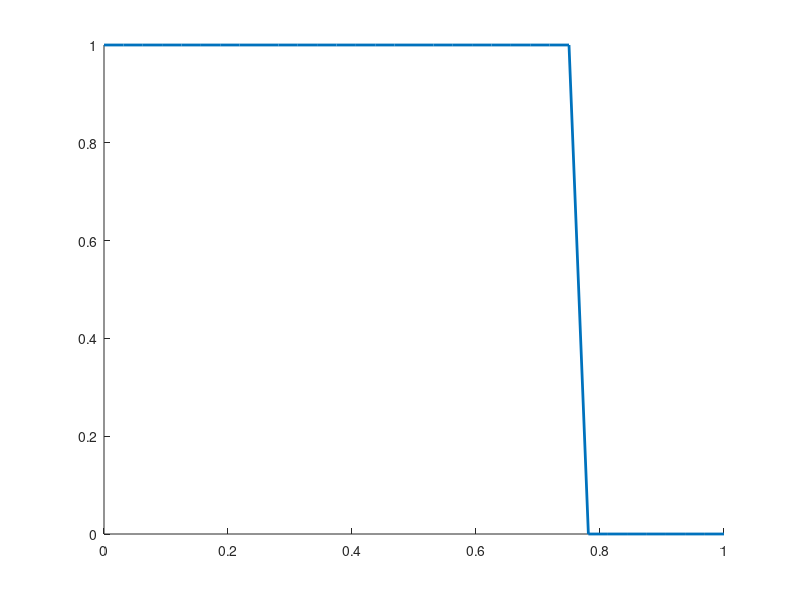

The MATLAB script that drew this image: (Note: this script raises an error after producing the figure.)
clear; clc; 
%{
Aidan Moriarty
CFD Project 2: Numerical Advection
Program for part 3 - shock discontinuity 
%}

% -- Parameters -- 
M = 32; 
L = 1; 
a = 1; 
dx = L/M; 
T_values = [0.5, 1.0]; 
nu_values = [1, 0.75, 0.5, 0.25]; 

schemes = {'Lax-Friedrichs', 'First-Order Upwind', 'Lax-Wendroff', 'Minimum Dispersion'}; 
x = linspace(0, L, M+1); 
IC = zeros(M+1, 1); 
IC(1:M/4 + 1) = 1; % shock discontinuity initial condition 
L1_errors = zeros(length(schemes), length(nu_values), length(T_values)); 

% -- Main Function -- 
for t = 1:length(T_values)
    T = T_values(t); 
    u_exact = zeros(M+1, 1); 
    x_exact_shock = L/4 + a*T;
    % initial condition 
    for j = 1:M+1
        if x(j) <= x_exact_shock
            u_exact(j) = 1; 
        end
    end 
    for i = 1:length(schemes)
        scheme = schemes{i}; 
        figure; 
        hold on; 
        plot(x, u_exact, 'LineWidth', 2, 'DisplayName', 'Exact Solution'); 
        for j = 1:length(nu_values)
            nu = nu_values(j); 
            u_final = solve_advection_shock (M, dx, T, a, scheme, nu, IC); 
            P = M+1; 
            L1_error_norm = (1/P) * sum(abs(u_final - u_exact)); 
            L1_errors(i,j,t) = L1_error_norm; 
            plot(x, u_final, 'LineWidth', 2, 'DisplayName', sprintf('|\\nu| = %.2f', nu)); 
        end 
        xlabel('x'); 
        ylabel('u(x,T)'); 
        legend show; 
        grid on; 
    end 
end 

% -- Outputs -- 
fprintf('\n## L1 Error Norm Matrix for Shock Problem ##\n');
nu_string_labels = arrayfun(@(n) sprintf('nu_%.2f', n), nu_values, 'UniformOutput', false);
 for t = 1:length(T_values)
    T = T_values(t);
    error_table = array2table(L1_errors(:,:,t), 'RowNames', schemes, ...
        'VariableNames', nu_string_labels); 
    disp(error_table); 
    
    figure; 
    hold on; 
    xlabel('\nu'); 
    ylabel('L1 Error Norm'); 
    grid on; 

    for i = 1:length(schemes)
        plot(nu_values, L1_errors(i,:,t), 'LineWidth', 2, 'DisplayName', schemes{i}); 
    end 
    legend show; 
 end 

%{ 
Calculates the linear advection given the shock discontinuity 
%}
function u_final = solve_advection_shock(M, dx, T, a, scheme, nu, IC)
    dt = nu*dx; 
    nt = floor(T / dt); 
    u = zeros(M+1, nt+1); 
    u(:,1) = IC; 
    q = get_q(scheme, nu); 
    for n = 1:nt
        u(1, n+1) = 1; % Dirichlet condition
        for j = 2:M
            jp1 = j+1; 
            jm1 = j-1; 
            
            F_right = calc_flux(u(j,n), u(jp1,n), a, dx, dt, q); 
            F_left = calc_flux(u(jm1,n), u(j,n), a, dx, dt, q); 
            
            u(j,n+1) = u(j,n) - (dt/dx) * (F_right - F_left);
        end 
        u(M+1, n+1) = u(M, n+1); % Neumann condition
    end 
    % returns u(x,T)
    u_final = u(:, nt+1); 
end 

function q = get_q(scheme, nu)
    switch lower(scheme)
        case 'lax-friedrichs'
            q = 1; 
        case 'first-order upwind'
            q = abs(nu); 
        case 'lax-wendroff'
            q = nu^2; 
        case 'minimum dispersion'
            q = 1/3 + (2/3)*nu^2; 
        otherwise
            error('invalid scheme'); 
    end 
end 

function F = calc_flux(u_L, u_R, a, dx, dt, q)
    f_L = a*u_L; 
    f_R = a*u_R; 

    F = 0.5*(f_L + f_R) - (q*dx)/(2*dt)*(u_R - u_L);  
end 






            